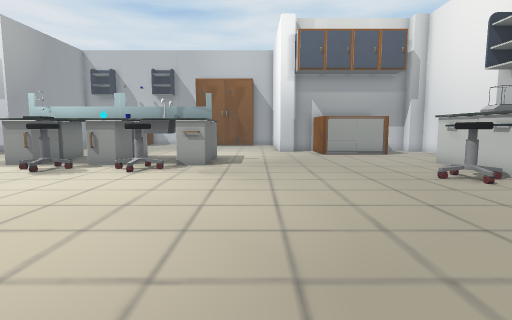
View 1 (above)

24 first-person views from a walk through a 3-D level made in the Unity game engine. The camera is 1.5 m above the floor, tilts 6° down and sees 80° across. The floor is counted in squares, 1 m on a side. Each view is taken from the middle of a square. On the plan, view 1 faces up. The plan holds only what a view shows up to about 15 squares ahead; the rest is blank. The player character is not drawn. Some surface patterns are stand-ins.

View 2
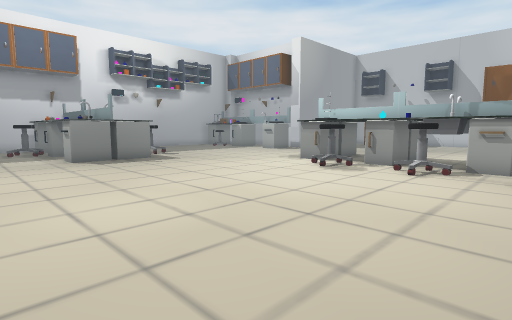

View 3
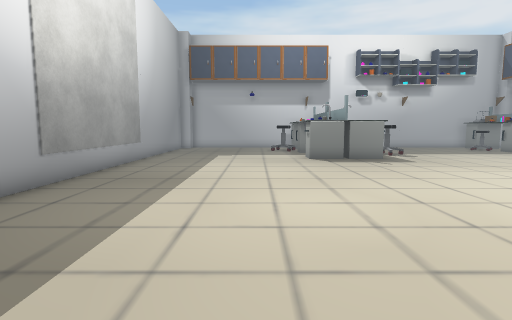

View 4
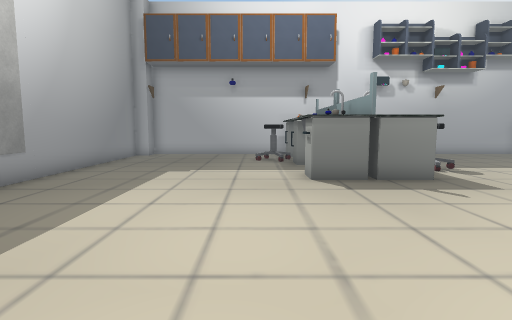

View 5
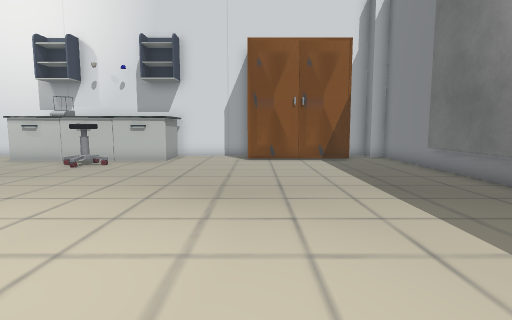

View 6
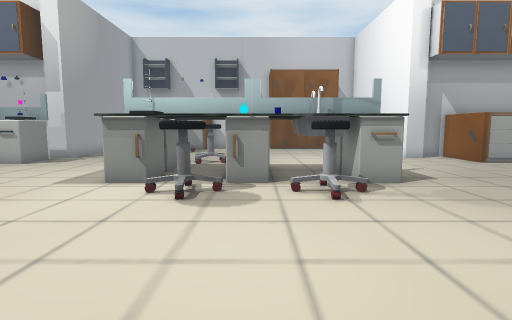

View 7
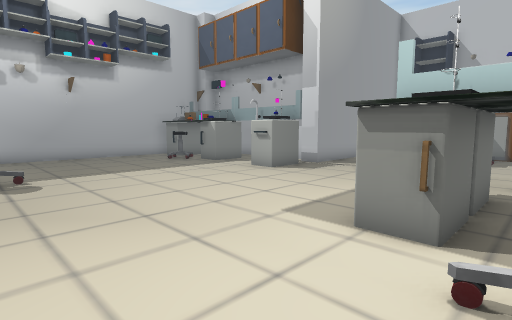

View 8
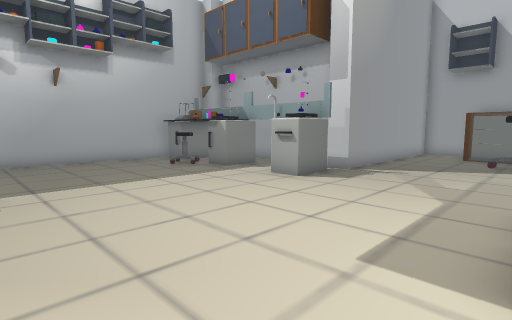

View 9
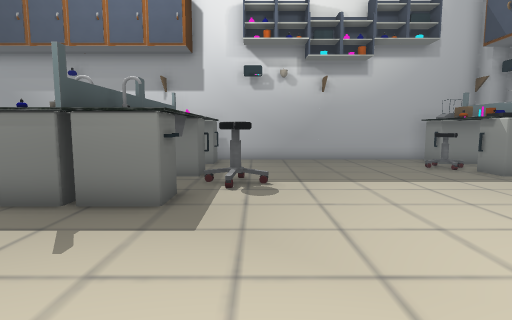

View 10
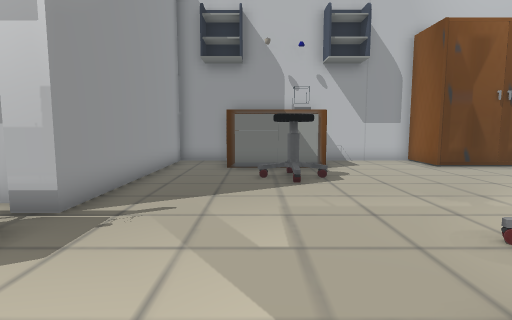

View 11
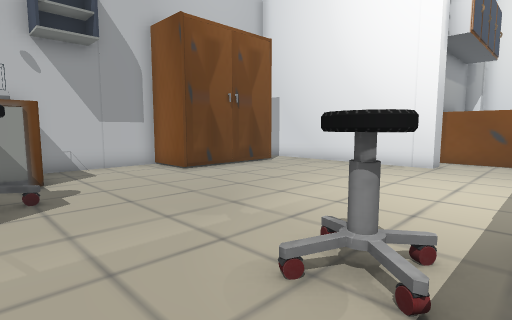

View 12
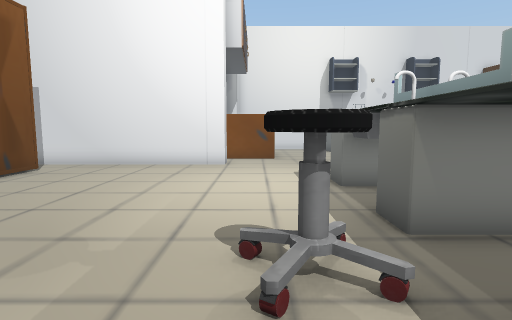

View 13
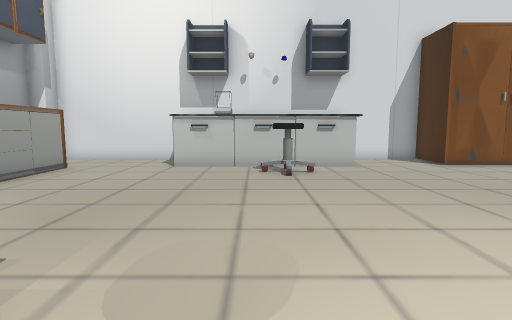

View 14
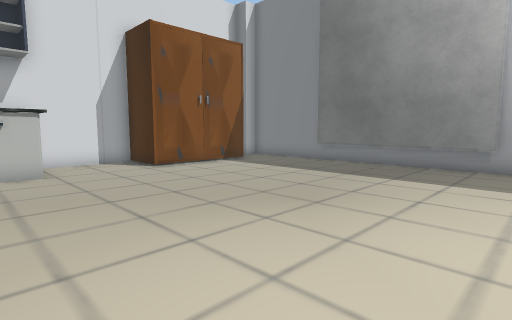

View 15
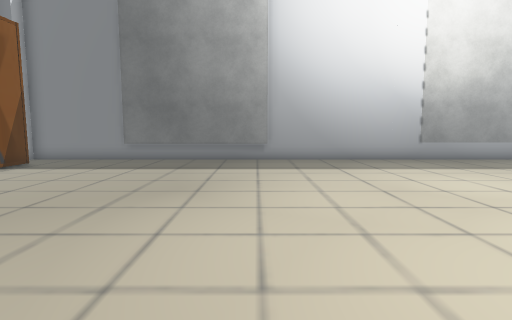

View 16
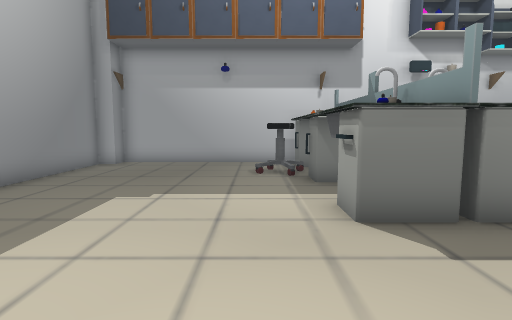

View 17
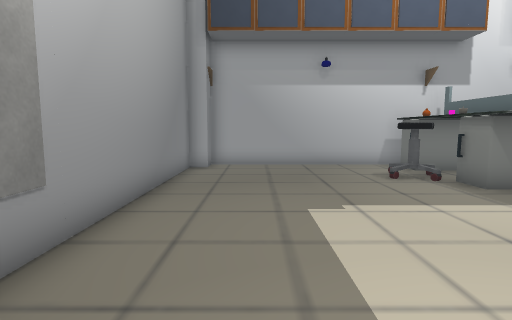

View 18
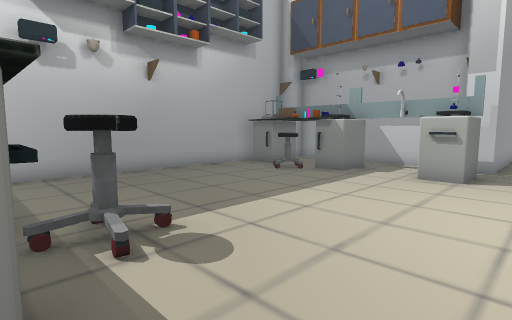

View 19
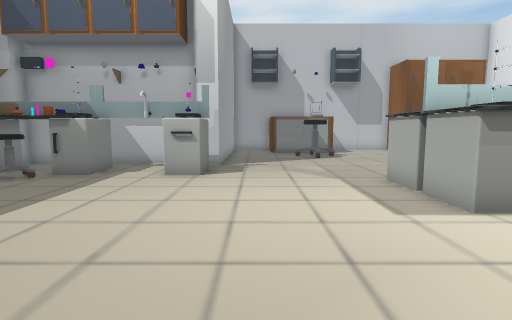

View 20
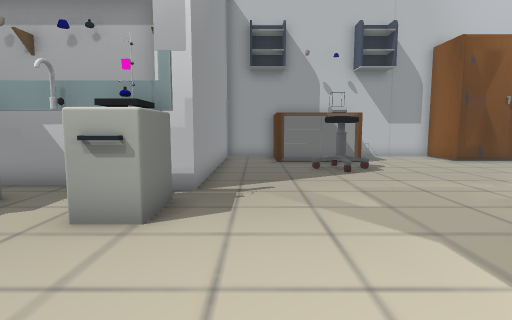

View 21
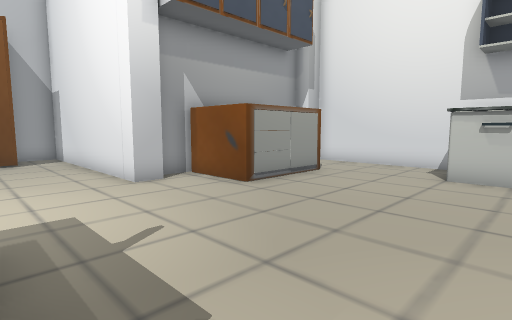

View 22
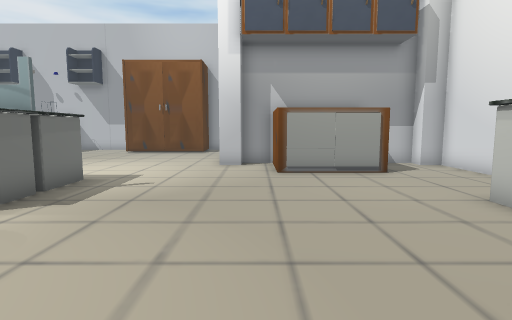

View 23
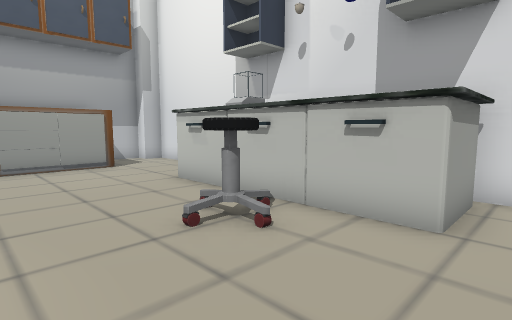

View 24
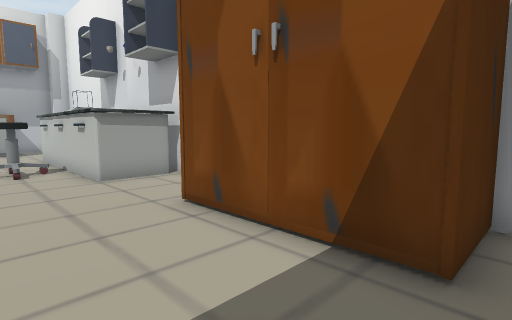

### Floor plan
Key: @ floor where view 1 was taken; # wall or solid block; x gap in a wall; . floor; S shelf; B box; C chair; O other object.
Columns run from 25 left of view 1 to 11 right of it. Each row starts with its distance up from view 1.
 28          ####   #####    ###
 27          #..O   ....O     .#
 26          #..O  O....OOOOOO.#
 25          #..OOOO...........#
 24          #....C............#
 23          #....CC...........#
 22          #.................#
 21          #.................#
 20  #########.................###    ##
 19   .......x...................O   ..##
 18  SS..SS.SS.......C...........O   ...#
 17 #SS..SS.SS.......C...........OOOO...#
 16 #..CC..........SS..S.SSS............#
 15 #..............SS.SS.SSS............#
 14 #..............S#.SS..#S............#
 13 #..............SS.SSSSSS.........B
 12 #..............SS.SSSCSS.........BO
 11 #................CC.CC...........B
 10 #................................BOB
  9 #......C.......................CC
  8 #.....CC.........................BB
  7 #SS..SSSSS.......................BO #
  6  SS  SSSSS.......................BBB#
  5  SS. SSSSS..........................#
  4 #SS..SSSSS..........................#
  3 #..CC...............................#
  2 #...O............................OOO#
  1 #................................O
  0 #........................@.......O
 -1 #................................O
 -2 #................................OOO#
 -3 #...................................#
 -4 ##......................#######....##
 -5  ###################################

Where each view was taken, in squares from view 1:
view 1: 0 up, 0 right, facing up
view 2: 0 up, 1 left, facing up-left
view 3: 1 up, 1 left, facing left
view 4: 2 up, 7 left, facing left
view 5: 2 up, 6 left, facing right
view 6: 4 up, 6 left, facing up
view 7: 8 up, 8 left, facing up-left
view 8: 9 up, 10 left, facing up-left
view 9: 9 up, 10 left, facing left
view 10: 14 up, 12 left, facing up
view 11: 16 up, 11 left, facing up-right
view 12: 18 up, 11 left, facing right
view 13: 10 up, 4 left, facing right
view 14: 8 up, 3 left, facing down-right
view 15: 10 up, 1 left, facing down
view 16: 2 up, 11 left, facing left
view 17: 2 down, 12 left, facing left
view 18: 7 up, 14 left, facing up-left
view 19: 7 up, 14 left, facing up
view 20: 12 up, 14 left, facing up
view 21: 11 up, 2 left, facing up-right
view 22: 7 up, 3 right, facing up
view 23: 5 up, 3 right, facing up-right
view 24: 3 down, 5 right, facing up-right
